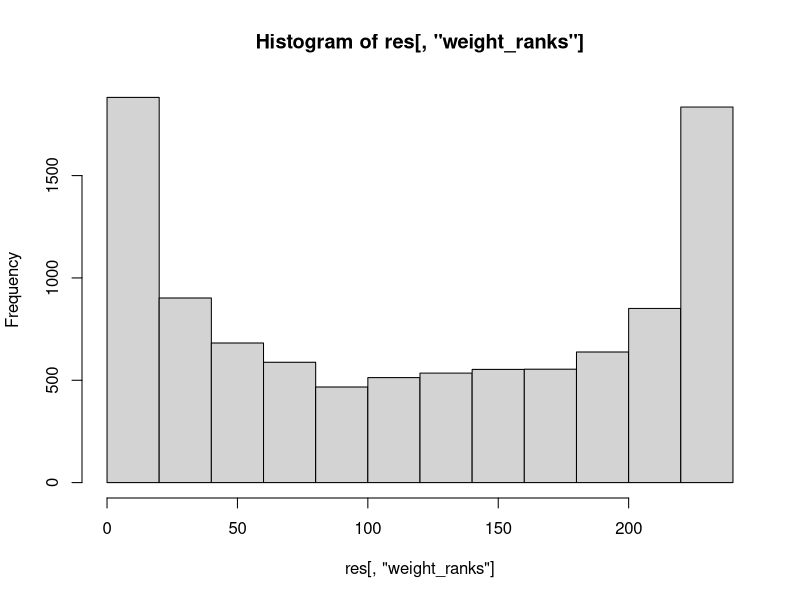
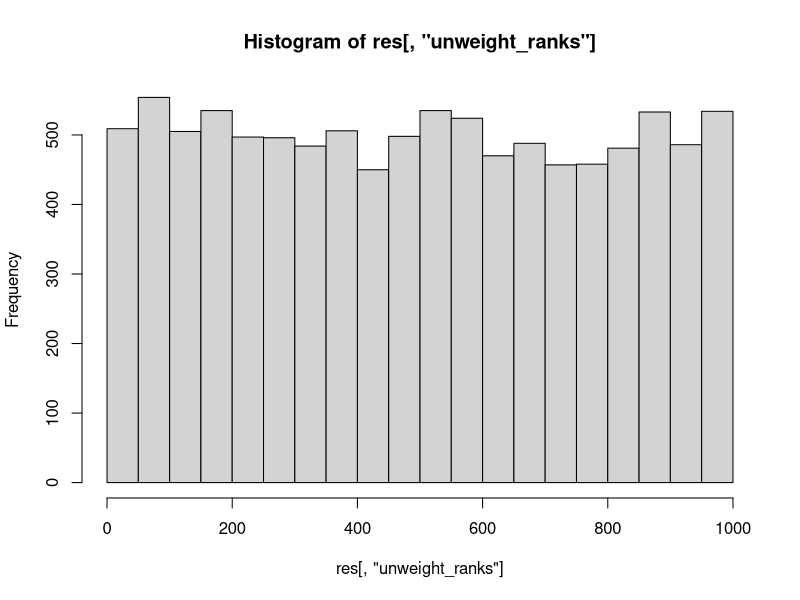

The R script that drew these images, in order:
library(magrittr)

B <- 1000
n <- 10000
x_grid <- seq(-2, 2, length.out = B - 1)
a <- dnorm(x = x_grid, mean = 0, sd = 1)
# a <- c(rep(0, (B - 1)/3), rep(1, (B - 1)/3), rep(0, (B - 1)/3))

# compute the theoretical null distribution (in both unweighted and weighted cases)
theoretical_unranked_dist <- seq(1, B)
theoretical_ranked_dist <- 1 + cumsum(c(0, a))

# compute the empirical null distribution 
res <- replicate(n = n, expr = {
  samp <- rnorm(n = B)
  t_star <- samp[1]
  t_order <- sort(samp[2:B])
  unweight_rank <- sum(t_star >= t_order) + 1
  weight_rank <- sum(a * (t_star >= t_order)) + 1
  return(c(unweight_ranks = unweight_rank, weight_ranks = weight_rank))
}) %>% t()


hist(res[,"weight_ranks"], breaks = 16)
hist(res[,"unweight_ranks"], breaks = 16)

mean(res[,"weight_ranks"] >= 250.3222)
mean(res[,"unweight_ranks"] >= 900)
